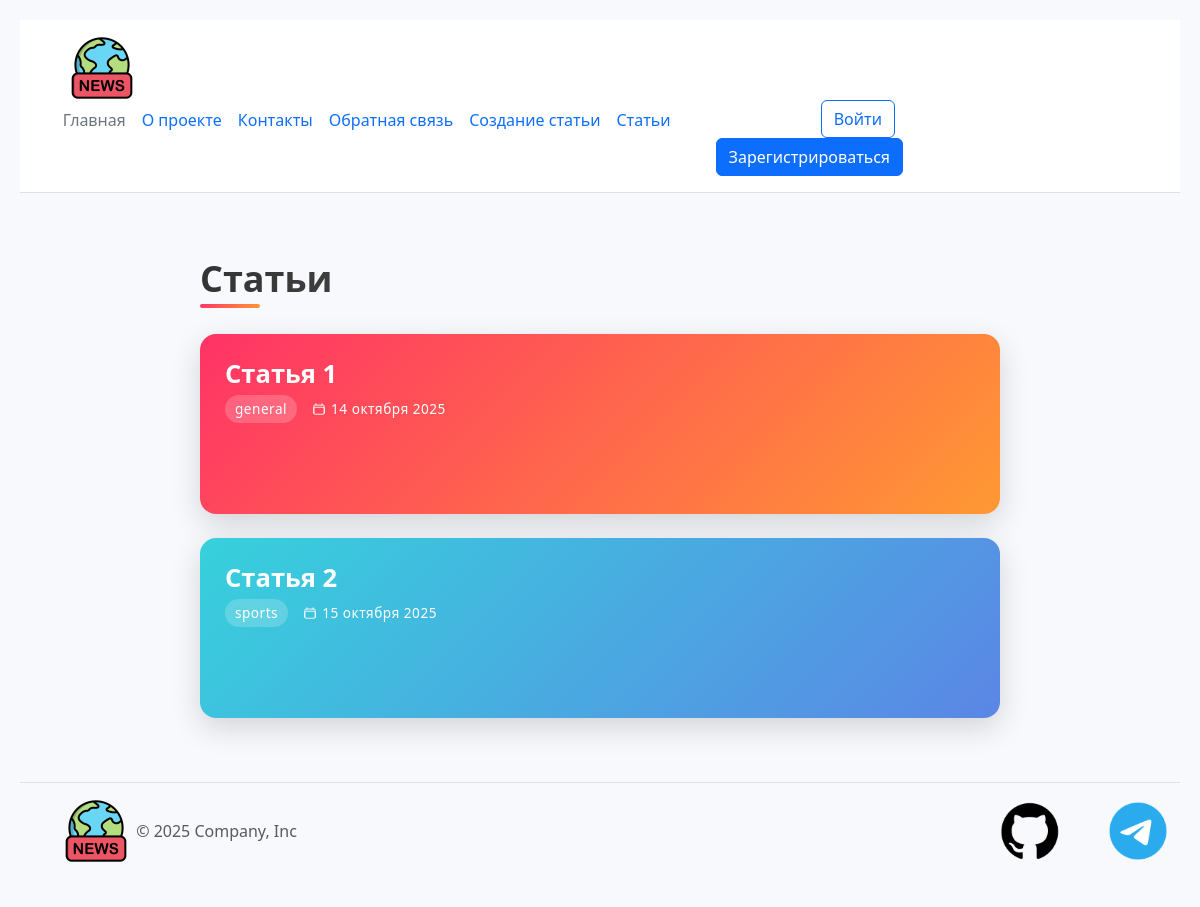
The page /articles on the database its author committed.
### models.py (models this page shows, shortened)
class Article(db.Model):
    __tablename__ = 'article'
    id = db.Column(db.Integer, primary_key=True)
    title = db.Column(db.String(200), nullable=False)
    text = db.Column(db.Text, nullable=False)
    category = db.Column(db.String(50), default="general")
    created_date = db.Column(db.DateTime(timezone=True), default=lambda: datetime.now(timezone.utc))
    user_id = db.Column(db.Integer, db.ForeignKey('user.id'), nullable=False)
    comments = db.relationship('Comment', backref='article', lazy=True, cascade='all, delete-orphan')

### app.py (the view)
@app.route("/articles")
def articles():
    articles = Article.query.all()
    today = date.today()
    return render_template('articles.html', articles = articles, today = today)

### app.py (called while the page is built)
def russian_date(value):
    if isinstance(value, (datetime, date)):
        months = [
    'января', 'февраля', 'марта', 'апреля', 'мая', 'июня',
    'июля', 'августа', 'сентября', 'октября', 'ноября', 'декабря'
    ]
        return f"{value.day} {months[value.month - 1]} {value.year}"
    return value

### templates/articles.html (shortened to what this page needs)
{% extends 'base.html' %}
{% block content %}
<div class="container">
        <h1 class="section-title">Статьи</h1>
        <div class="blog-cards">
            {% for article in articles %}
            <div class="blog-card">
                <div class="card-header">
                    <div>
                        <h2 class="card-title">{{ article.title }}</h2>
                        <div class="meta-info">
                            <span class="tag">{{article.category}}</span>
                            <span class="date">
                                 {{ article.created_date | russian_date }}
                            </span>
                        </div>
                    </div>
                </div>
                <div class="pattern"></div>
            </div>
            {% endfor %}
        </div>
    </div>
{% endblock %}

### static/css/main.css (style rules this page uses)
:root { --gradient-1: linear-gradient(135deg, #FF3366, #FF9933); --gradient-2: linear-gradient(135deg, #36D1DC, #5B86E5); --gradient-3: linear-gradient(135deg, #9733EE, #FF3366); --shadow: 0 10px 30px rgba(0, 0, 0, 0.15); --transition: all 0.4s cubic-bezier(0.33, 1, 0.68, 1); --border-radius: 16px; }
* { margin: 0; padding: 0; box-sizing: border-box; font-family: 'Segoe UI', system-ui, -apple-system, BlinkMacSystemFont, sans-serif; }
body { display: flex; background-color: #f7f9fc; min-height: 100vh; padding: 20px; overflow-x: hidden; }
.container { width: 100%; display: flex; flex-direction: column; gap: 24px; }
.section-title { font-size: 36px; font-weight: 800; margin-bottom: 10px; background: linear-gradient(90deg, #333, #777); -webkit-background-clip: text; background-clip: text; color: transparent; position: relative; }
.section-title::after { content: ""; position: absolute; width: 60px; height: 4px; background: var(--gradient-1); left: 0; bottom: -8px; border-radius: 2px; }
.blog-cards { display: grid; grid-template-columns: 1fr; gap: 24px; }
.blog-card { position: relative; border-radius: var(--border-radius); overflow: hidden; box-shadow: var(--shadow); height: 180px; cursor: pointer; transform-style: preserve-3d; perspective: 1000px; min-width: 800px; }
.blog-card:nth-child(1) .card-header { background: var(--gradient-1); }
.blog-card:nth-child(2) .card-header { background: var(--gradient-2); }
.card-header { position: absolute; top: 0; left: 0; width: 100%; height: 100%; padding: 25px; display: flex; flex-direction: column; justify-content: space-between; color: white; transition: var(--transition); transform: translateZ(0); z-index: 2; }
.card-title { font-size: 1.6rem; font-weight: 700; margin-bottom: 5px; position: relative; z-index: 1; }
.meta-info { display: flex; align-items: center; gap: 15px; font-size: 0.85rem; letter-spacing: 0.5px; }
.tag { background: rgba(255, 255, 255, 0.2); padding: 4px 10px; border-radius: 50px; backdrop-filter: blur(5px); font-weight: 500; }
.date { display: flex; align-items: center; gap: 5px; }
.date svg { width: 14px; height: 14px; }
.pattern { position: absolute; width: 100%; height: 100%; top: 0; left: 0; opacity: 0.4; background-size: 20px 20px; }
.blog-card:nth-child(1) .pattern { background-image: radial-gradient(circle, #FF3366 1px, transparent 1px); }
.blog-card:nth-child(2) .pattern { background-image: radial-gradient(circle, #36D1DC 1px, transparent 1px); }

### rows shown on the page
Article: title "Статья 1", category "general", created_date|russian_date "14 октября 2025"
Article: title "Статья 2", category "sports", created_date|russian_date "15 октября 2025"
